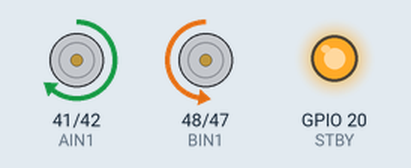
A sketch run on a simulated ESP32-S3. Shown: motor-driver pin pairs drawn as motors (green arrow = first pin HIGH = forward, orange = second pin HIGH = backward, longer = more drive, scaled by the enable pin, stopped while the standby pin is LOW), output pins drawn as LEDs (lit = HIGH).

Above: at 1.0 s.
At 2.2 s:
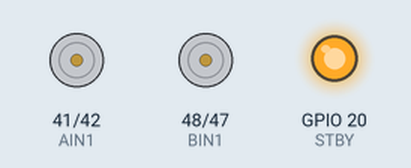
At 3.5 s:
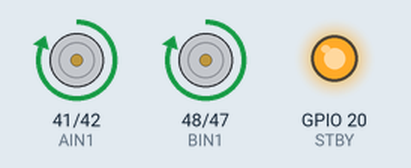
At 5.0 s:
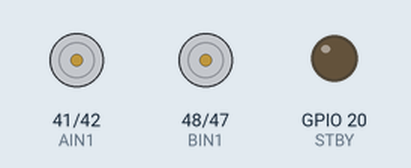
Timing chart, 0 to 7.8 s (numbered marks = the images above):
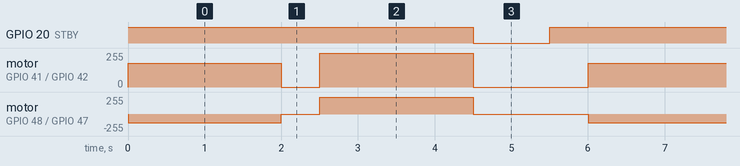

The sketch:

motor_test.ino
```cpp
/*
 * motor_test.ino: two DC motors via TB6612FNG on an ESP32-S3
 *
 * Toolchain: Arduino IDE + ESP32 Arduino core 3.x (uses ledcAttach/ledcWrite by pin)
 * Board:     ESP32S3 Dev Module [adjust to your board]
 *
 * Status:  motor direction control works.
 *          PWM speed control: NOT working yet (root cause unknown).
 *
 * Pin notes (to check while debugging PWM): on the ESP32-S3, GPIO20 is USB D+,
 * GPIO45 is a strapping pin and GPIO48 is the RGB LED on some dev boards.
 */

// ── Motor A pins ───────────────────────────────────────
#define AIN1  41
#define AIN2  42
#define PWMA  45

// ── Motor B pins ───────────────────────────────────────
#define BIN1  48
#define BIN2  47
#define PWMB  21

// ── Standby ────────────────────────────────────────────
#define STBY  20

// ── PWM configuration ──────────────────────────────────
#define FREQ  1000   // Hz
#define RES   8      // bits -> duty 0-255

void setup() {
  pinMode(AIN1, OUTPUT);
  pinMode(AIN2, OUTPUT);
  pinMode(BIN1, OUTPUT);
  pinMode(BIN2, OUTPUT);
  pinMode(STBY, OUTPUT);

  // Core 3.x API: ledcAttach(pin, frequency, resolution)
  ledcAttach(PWMA, FREQ, RES);
  ledcAttach(PWMB, FREQ, RES);

  digitalWrite(STBY, HIGH);  // leave standby
}

// speed: -255 (full reverse) ... 0 (brake) ... 255 (full forward)
void moveMotor(bool isA, int speed) {
  int pin1   = isA ? AIN1 : BIN1;
  int pin2   = isA ? AIN2 : BIN2;
  int pinPWM = isA ? PWMA : PWMB;

  speed = constrain(speed, -255, 255);

  if (speed > 0) {
    digitalWrite(pin1, HIGH);
    digitalWrite(pin2, LOW);
  } else if (speed < 0) {
    digitalWrite(pin1, LOW);
    digitalWrite(pin2, HIGH);
  } else {
    // Short brake
    digitalWrite(pin1, HIGH);
    digitalWrite(pin2, HIGH);
  }

  // Core 3.x API: ledcWrite(pin, duty), referenced by pin, not channel
  ledcWrite(pinPWM, abs(speed));
}

void stopAll() {
  ledcWrite(PWMA, 0);
  ledcWrite(PWMB, 0);
  digitalWrite(STBY, LOW);
}

void loop() {
  // Motor A forward ~70 %, Motor B backward ~50 %
  moveMotor(true,  180);
  moveMotor(false, -128);
  delay(2000);

  // Brake
  moveMotor(true,  0);
  moveMotor(false, 0);
  delay(500);

  // Full speed forward
  moveMotor(true,  255);
  moveMotor(false, 255);
  delay(2000);

  stopAll();
  delay(1000);

  digitalWrite(STBY, HIGH);  // re-enable for the next cycle
  delay(500);
}
```

Measured:
- by itself, GPIO 20 (STBY): alternates HIGH for 5.0 s and LOW for 1.0 s
- by itself, motor on GPIO 41 (AIN1) / GPIO 42 (AIN2): repeats every 6.0 s: stopped 0.50 s, forward 255/255 2.0 s, stopped 1.5 s, forward 179/255 2.0 s
- by itself, motor on GPIO 48 (BIN1) / GPIO 47 (BIN2): repeats every 6.0 s: stopped 0.50 s, forward 255/255 2.0 s, stopped 1.5 s, backward 128/255 2.0 s
